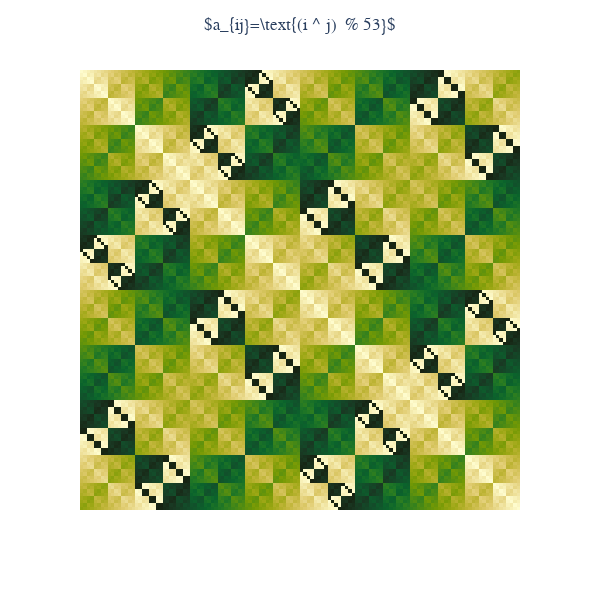

This figure's notebook cell:
### Code cell
N = 128
h = 600
I, J= np.indices((N, N))
fig = px.imshow(((I ^ J)  % 53) , color_continuous_scale='speed') 
fig.update_layout(width=h, height=h, title_text="$a_{ij}=\\text{(i ^ j)  % 53}$", 
                  title_x=0.5, xaxis_visible=False, yaxis_visible=False,
                  coloraxis_showscale=False, font_family="Open-Sherif")
iplot(fig)

### Figure 1 — Plotly figure (JSON) as saved in the notebook; plotly's stock layout.template omitted (floating-point values rounded to 4 significant figures; data arrays with more than 128 entries replaced by an {"elided": "..."} marker saying what was removed)
{"data": [{"coloraxis": "coloraxis", "hovertemplate": "x: %{x}<br>y: %{y}<br>color: %{z}<extra></extra>", "name": "0", "type": "heatmap", "xaxis": "x", "yaxis": "y", "z": {"elided": "128x128 int values"}}], "layout": {"coloraxis": {"colorscale": [[0, "rgb(254, 252, 205)"], [0.09091, "rgb(239, 225, 156)"], [0.1818, "rgb(221, 201, 106)"], [0.2727, "rgb(194, 182, 59)"], [0.3636, "rgb(157, 167, 21)"], [0.4545, "rgb(116, 153, 5)"], [0.5455, "rgb(75, 138, 20)"], [0.6364, "rgb(35, 121, 36)"], [0.7273, "rgb(11, 100, 44)"], [0.8182, "rgb(18, 78, 43)"], [0.9091, "rgb(25, 56, 34)"], [1, "rgb(23, 35, 18)"]], "showscale": false}, "font": {"family": "Open-Sherif"}, "height": 600, "margin": {"t": 60}, "title": {"text": "$a_{ij}=\\text{(i ^ j)  % 53}$", "x": 0.5}, "width": 600, "xaxis": {"anchor": "y", "constrain": "domain", "domain": [0, 1], "scaleanchor": "y", "visible": false}, "yaxis": {"anchor": "x", "autorange": "reversed", "constrain": "domain", "domain": [0, 1], "visible": false}}}
